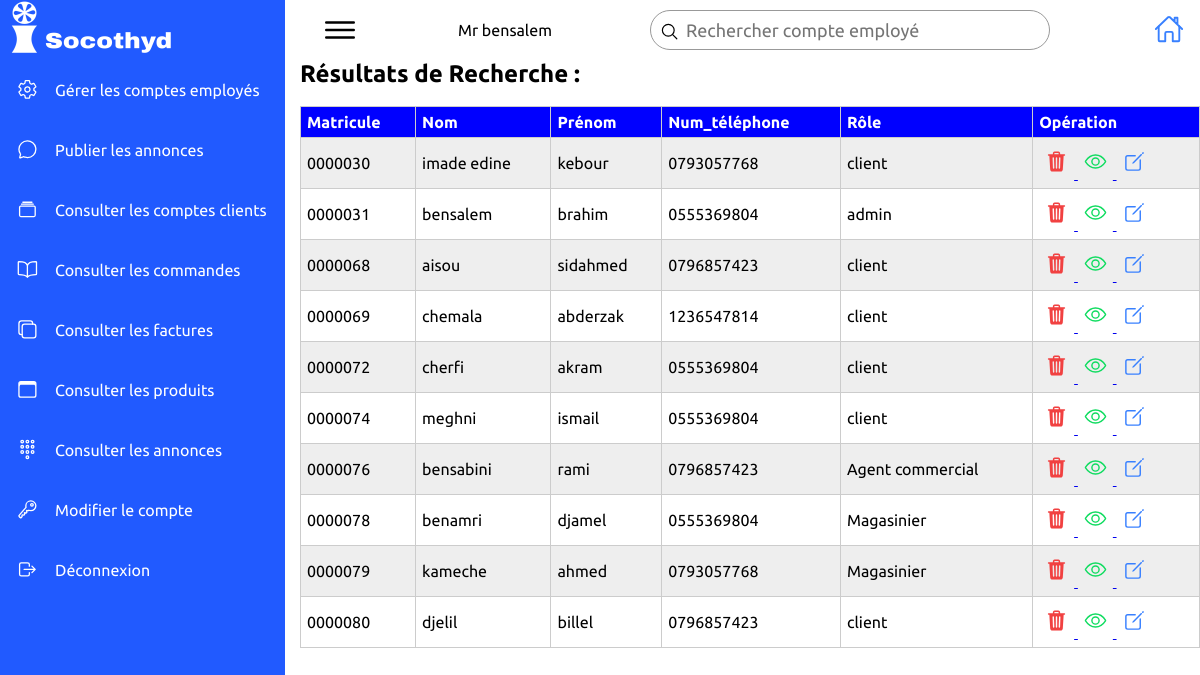
/admin/client/searche.php (signed in), run on the app's committed database.
### tables this page shows
CREATE TABLE `users` (
  `mat` int(7) UNSIGNED ZEROFILL NOT NULL,
  `nom` varchar(50) NOT NULL,
  `prenom` varchar(50) NOT NULL,
  `adresse` varchar(150) NOT NULL,
  `num_tel` int(10) UNSIGNED ZEROFILL NOT NULL,
  `date` datetime NOT NULL,
  `password` varchar(40) NOT NULL,
  `role` varchar(20) NOT NULL DEFAULT 'client'
);

### admin/client/searche.php (the view, shortened to what this page needs)
<?php
include 'connexion.php';
?>
<!DOCTYPE html>
<html lang="en">
<head>
    <link rel="stylesheet" href="asset/css/style.css">
</head>
<body>
    <div class="container">
        <div class="navigation">
            <ul>
                <li>
                    <a href="#">
                        <span class="icon">
                            <img src="asset/imgs/so.png" alt="">
                        </span>
                        <span class="title"></span>
                    </a>
                </li>
                <li>
                    <a href="\socothyd\admin\cmptempl\index.php">
                        <span class="icon">
                            <ion-icon name="settings-outline"></ion-icon>
                        </span>
                        <span class="title">Gérer les comptes employés</span>
                    </a>
                </li>
                <li>
                    <a href="\socothyd\admin\annonces\index.php">
                        <span class="icon">
                            <ion-icon name="chatbubble-outline"></ion-icon>
                        </span>
                        <span class="title">Publier les annonces</span>
                    </a>
                </li>
                <li>
                    <a href="#">
                        <span class="icon">
                            <ion-icon name="albums-outline"></ion-icon>
                        </span>
                        <span class="title">Consulter les comptes clients</span>
                    </a>
                </li>
                <li>
                    <a href="#">
                        <span class="icon">
                            <ion-icon name="book-outline"></ion-icon>
                        </span>
                        <span class="title">Consulter les commandes</span>
                    </a>
                </li>
                <li>
                    <a href="#">
                        <span class="icon">
                            <ion-icon name="copy-outline"></ion-icon>
                        </span>
                        <span class="title">Consulter les factures</span>
                    </a>
                </li>
                <li>
                    <a href="#">
                        <span class="icon">
                            <ion-icon name="browsers-outline"></ion-icon>
                        </span>
                        <span class="title">Consulter les produits</span>
                    </a>
                </li>
                <li>
                    <a href="#">
                        <span class="icon">
                            <ion-icon name="keypad-outline"></ion-icon>
                        </span>
                        <span class="title">Consulter les annonces</span>
                    </a>
                </li>
                <li>
                    <a href="#">
                        <span class="icon">
                            <ion-icon name="key-outline"></ion-icon>
                        </span>
                        <span class="title">Modifier le compte</span>
                    </a>
                </li>
                <li>
                    <a href="deconnexion.php">
                        <span class="icon">
                            <ion-icon name="log-out-outline"></ion-icon>
                        </span>
                        <span class="title">Déconnexion</span>
                    </a>
                </li>
            </ul>
        </div>
        <div class="main">
            <div class="topbar">
                <div class="toggle">
                    <ion-icon name="menu-outline"></ion-icon>
                </div>
Mr bensalem
                <div class="search">
                    <form action="searche.php" method="GET">
                    <label>
                        <input type="text" name="search" placeholder="Rechercher compte employé">
                        <ion-icon name="search-outline"></ion-icon>
                    </label>
                    </form>
                </div>
                <div class="butn">
                <a href="index.php">
                <ion-icon name="home-outline" color="primary"></ion-icon>
                </a>
                </div>
            </div>
            <?php
$search =$_GET['search'];
$query = $conn->prepare("SELECT * FROM `users` WHERE `mat` LIKE '%$search%' or `nom` LIKE '%$search%' or `prenom` LIKE '%$search%' or `adresse` LIKE '%$search%' or `num_tel` LIKE '%$search%' or `date` LIKE '%$search%' or `role` LIKE '%$search%'");
try {
    $query->execute();
} catch (PDOException $e) {
    echo "Connection failed: " . $e->getMessage();
    exit;
};
$sql = $query->fetchAll();
?>
<!DOCTYPE html>
<html lang="en">
<body class="d-flex flex-column min-vh-100">
    <section class="jumbotron text-center p-5">
        <div class="container">
            <h1 class="jumbotron-heading">Résultats de Recherche :</h1><br>
        </div>
    </section>
    <table>
	<thead>
	<tr>
		<th>Matricule</th>
		<th>Nom</th>
		<th>Prénom</th>
		<th>Num_téléphone</th>
        <th>Rôle</th>
        <th>Opération</th>
	</tr>
	</thead>
                    <?php if (!empty($sql)) { ?>
                        <?php foreach ($sql as $row) { ?>
                            <tr>
     <td><?php print $row['mat'] . "\t";?></td>
     <td><?php  print  $row['nom'] . "\t";?></td>
     <td><?php  print $row['prenom'] . "\n";?></td>
     <td><?php  print  $row['num_tel'] . "\t";?></td>
     <td><?php print $row['role'] . "\n";?></td>
     <td>
                        <a href="sup.php?mat=<?php echo $row['mat'];?>" class="btn-del">
                        <ion-icon name="trash" color="danger"></ion-icon>
                        <a href="cnslt.php?mat=<?php echo $row['mat'];?>">
                        <ion-icon name="eye-outline" color="success"></ion-icon>
                        <a href="frmod.php?mat=<?php echo $row['mat'];?>">
                        <ion-icon name="create-outline" color="primary"></ion-icon>
                    </td>
     </tr>
                        <?php } ?>
                        </table>
                    <?php } else { ?>
                        <div class="container">
            <h1 class="jumbotron-heading">Aucun compte trouver </h1><br>
                    <?php } ?>
</body>
</html>
</body>
</html>

### admin/client/asset/css/style.css (style rules this page uses)
* { font-family: "Ubuntu", sans-serif; margin: 0; padding: 0; box-sizing: border-box; }
:root { --blue: #215AFF; --white: #fff; --gray: #f5f5f5; --black1: #222; --black2: #999; }
body { min-height: 100vh; overflow-x: hidden; }
.container { position: relative; width: 100%; }
.navigation { position: fixed; width: 285px; height: 100%; background: var(--blue); border-left: 10px solid var(--blue); transition: 0.5s; overflow: hidden; font-size: 16px; }
.navigation ul { position: absolute; top: 0; left: 0; width: 100%; }
.navigation ul li { position: relative; width: 100%; list-style: none; border-top-left-radius: 30px; border-bottom-left-radius: 30px; }
.navigation ul li:nth-child(1) { margin-bottom: 5px; pointer-events: none; }
.navigation ul li a { position: relative; display: block; width: 100%; display: flex; text-decoration: none; color: var(--white); }
.navigation ul li a .icon { position: relative; display: block; min-width: 35px; height: 60px; line-height: 58px; text-align: center; }
.navigation ul li a .icon ion-icon { font-size: 1.30rem; }
.navigation ul li a .title { position: relative; display: block; padding: 0 10px; height: 60px; line-height: 50px; text-align: start; white-space: nowrap; }
.main { position: absolute; width: calc(100% - 300px); left: 300px; min-height: 100vh; background: var(--white); transition: 0.5s; }
.topbar { width: 100%; height: 60px; display: flex; justify-content: space-between; align-items: center; padding: 0 10px; }
.toggle { position: relative; width: 60px; height: 60px; display: flex; justify-content: center; align-items: center; font-size: 2.5rem; cursor: pointer; }
.search { position: relative; width: 400px; margin: 0 10px; }
.search label { position: relative; width: 100%; }
.search label input { width: 100%; height: 40px; border-radius: 40px; padding: 5px 20px; padding-left: 35px; font-size: 18px; outline: none; border: 1px solid var(--black2); }
.search label ion-icon { position: absolute; top: 0; left: 10px; font-size: 1.2rem; }

### admin/client/searche.php (style rules this page uses)
table { width: 100%; border-collapse: collapse; }
tr:nth-of-type(odd) { background: #eee; }
th { background: blue; color: white; font-weight: bold; }
td, th { padding: 6px; border: 1px solid #ccc; text-align: left; }
td a ion-icon { font-size:23px; padding:6px; text-align: left; }
.butn ion-icon { font-size:30px; padding:6px; text-align: left; }

### data on the page
users: mat "0000030", nom "imade edine", prenom "kebour", num_tel "0793057768", role "client"
users: mat "0000031", nom "bensalem", prenom "brahim", num_tel "0555369804", role "admin"
users: mat "0000068", nom "aisou", prenom "sidahmed", num_tel "0796857423", role "client"
users: mat "0000069", nom "chemala", prenom "abderzak", num_tel "1236547814", role "client"
users: mat "0000072", nom "cherfi", prenom "akram", num_tel "0555369804", role "client"
users: mat "0000074", nom "meghni", prenom "ismail", num_tel "0555369804", role "client"
users: mat "0000076", nom "bensabini", prenom "rami", num_tel "0796857423", role "Agent commercial"
users: mat "0000078", nom "benamri", prenom "djamel", num_tel "0555369804", role "Magasinier"
users: mat "0000079", nom "kameche", prenom "ahmed", num_tel "0793057768", role "Magasinier"
users: mat "0000080", nom "djelil", prenom "billel", num_tel "0796857423", role "client"
